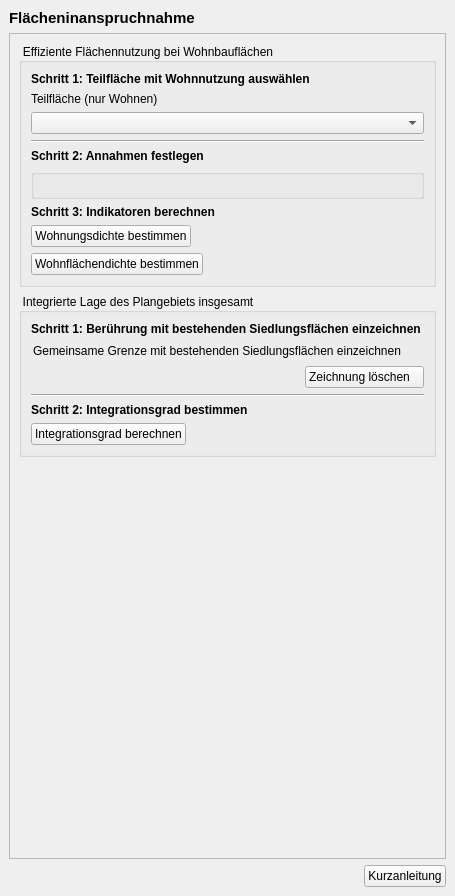
<?xml version="1.0" encoding="UTF-8"?>
<ui version="4.0">
 <class>DockWidget</class>
 <widget class="QDockWidget" name="DockWidget">
  <property name="geometry">
   <rect>
    <x>0</x>
    <y>0</y>
    <width>455</width>
    <height>896</height>
   </rect>
  </property>
  <property name="styleSheet">
   <string notr="true">QgsCollapsibleGroupBox{
font: bold 10pt ;
}
QToolBox:tab {
	font: bold 10pt ;
    color: Grey;
}
QToolBox:tab:selected {
	font: bold 10pt ;
    color: black;
}
QGroupBox::title {
	font: bold italic 8pt ;
    color: black;
}
QPushButton::flat{
background-color: none;
border: 0;
border-style:none;
border-color: blue;
border-width: 0px;
border-radius: 0px;
padding:2px;
}
QPushButton::flat:hover{
background-color: azure;
border-style:solid;
border-color: royalblue;
border-width: 1px;
border-radius: 0px;
padding: 2px;
}
QPushButton::flat:pressed{
background-color: powderblue;
border-style:solid;
border-color: royalblue;
border-width: 1px;
border-radius: 0px;
padding: 2px;
}</string>
  </property>
  <property name="windowTitle">
   <string>Projekt-Check / Wirkungsanalysen / Flächeninanspruchnahme</string>
  </property>
  <widget class="QWidget" name="dockWidgetContents">
   <layout class="QVBoxLayout" name="verticalLayout">
    <item>
     <widget class="QLabel" name="label_10">
      <property name="font">
       <font>
        <pointsize>11</pointsize>
        <weight>75</weight>
        <bold>true</bold>
       </font>
      </property>
      <property name="text">
       <string>Flächeninanspruchnahme</string>
      </property>
     </widget>
    </item>
    <item>
     <widget class="QScrollArea" name="scrollArea_5">
      <property name="widgetResizable">
       <bool>true</bool>
      </property>
      <widget class="QWidget" name="scrollAreaWidgetContents_5">
       <property name="geometry">
        <rect>
         <x>0</x>
         <y>0</y>
         <width>435</width>
         <height>798</height>
        </rect>
       </property>
       <layout class="QVBoxLayout" name="verticalLayout_2">
        <item>
         <widget class="QgsCollapsibleGroupBox" name="mGroupBox">
          <property name="title">
           <string>Effiziente Flächennutzung bei Wohnbauflächen</string>
          </property>
          <property name="collapsed">
           <bool>false</bool>
          </property>
          <layout class="QVBoxLayout" name="verticalLayout_3">
           <item>
            <widget class="QLabel" name="label">
             <property name="font">
              <font>
               <weight>75</weight>
               <bold>true</bold>
              </font>
             </property>
             <property name="text">
              <string>Schritt 1: Teilfläche mit Wohnnutzung auswählen</string>
             </property>
            </widget>
           </item>
           <item>
            <widget class="QLabel" name="label_4">
             <property name="text">
              <string>Teilfläche (nur Wohnen)</string>
             </property>
            </widget>
           </item>
           <item>
            <widget class="QComboBox" name="area_combo"/>
           </item>
           <item>
            <widget class="Line" name="line_2">
             <property name="orientation">
              <enum>Qt::Horizontal</enum>
             </property>
            </widget>
           </item>
           <item>
            <widget class="QLabel" name="label_2">
             <property name="font">
              <font>
               <weight>75</weight>
               <bold>true</bold>
              </font>
             </property>
             <property name="text">
              <string>Schritt 2: Annahmen festlegen</string>
             </property>
            </widget>
           </item>
           <item>
            <widget class="QGroupBox" name="parameter_group">
             <property name="font">
              <font>
               <family>MS Shell Dlg 2</family>
               <pointsize>8</pointsize>
               <weight>50</weight>
               <bold>false</bold>
              </font>
             </property>
             <property name="title">
              <string/>
             </property>
             <layout class="QVBoxLayout" name="verticalLayout_5"/>
            </widget>
           </item>
           <item>
            <widget class="QLabel" name="label_3">
             <property name="font">
              <font>
               <weight>75</weight>
               <bold>true</bold>
              </font>
             </property>
             <property name="text">
              <string>Schritt 3: Indikatoren berechnen</string>
             </property>
            </widget>
           </item>
           <item>
            <widget class="QPushButton" name="calculate_density_button">
             <property name="sizePolicy">
              <sizepolicy hsizetype="Fixed" vsizetype="Fixed">
               <horstretch>0</horstretch>
               <verstretch>0</verstretch>
              </sizepolicy>
             </property>
             <property name="toolTip">
              <string>&lt;html&gt;&lt;head/&gt;&lt;body&gt;&lt;p&gt;&lt;span style=&quot; font-weight:600;&quot;&gt;Wohndichte bestimmen&lt;/span&gt;&lt;/p&gt;&lt;p&gt;Die Wohndichte (WE pro Hektar Nettowohnbauland) für Teilflächen mit der Nutzung „Wohnen“ ermitteln und mit regionalen Durchschnittswerten vergleichen.&lt;/p&gt;&lt;/body&gt;&lt;/html&gt;</string>
             </property>
             <property name="layoutDirection">
              <enum>Qt::LeftToRight</enum>
             </property>
             <property name="text">
              <string>Wohnungsdichte bestimmen</string>
             </property>
             <property name="icon">
              <iconset>
               <normaloff>../../images/iconset_mob/20190619_iconset_mob_dwelling_statistics_1.png</normaloff>../../images/iconset_mob/20190619_iconset_mob_dwelling_statistics_1.png</iconset>
             </property>
            </widget>
           </item>
           <item>
            <widget class="QPushButton" name="calculate_areadensity_button">
             <property name="sizePolicy">
              <sizepolicy hsizetype="Fixed" vsizetype="Fixed">
               <horstretch>0</horstretch>
               <verstretch>0</verstretch>
              </sizepolicy>
             </property>
             <property name="toolTip">
              <string>&lt;html&gt;&lt;head/&gt;&lt;body&gt;&lt;p&gt;&lt;span style=&quot; font-weight:600;&quot;&gt;Wohnflächendichte bestimmen&lt;/span&gt;&lt;/p&gt;&lt;p&gt;Die Wohnflächendichte (m² Wohnfläche pro Hektar Nettowohnbauland) für Teilflächen mit der Nutzung „Wohnen“ ermitteln und mit regionalen Durchschnittswerten vergleichen.&lt;/p&gt;&lt;/body&gt;&lt;/html&gt;</string>
             </property>
             <property name="layoutDirection">
              <enum>Qt::LeftToRight</enum>
             </property>
             <property name="text">
              <string>Wohnflächendichte bestimmen</string>
             </property>
             <property name="icon">
              <iconset>
               <normaloff>../../images/iconset_mob/20190619_iconset_mob_dwelling_statistics_1.png</normaloff>../../images/iconset_mob/20190619_iconset_mob_dwelling_statistics_1.png</iconset>
             </property>
             <property name="flat">
              <bool>false</bool>
             </property>
            </widget>
           </item>
          </layout>
         </widget>
        </item>
        <item>
         <widget class="QgsCollapsibleGroupBox" name="mGroupBox_2">
          <property name="title">
           <string>Integrierte Lage des Plangebiets insgesamt</string>
          </property>
          <property name="collapsed">
           <bool>false</bool>
          </property>
          <layout class="QVBoxLayout" name="verticalLayout_4">
           <item>
            <widget class="QLabel" name="label_5">
             <property name="font">
              <font>
               <weight>75</weight>
               <bold>true</bold>
              </font>
             </property>
             <property name="text">
              <string>Schritt 1: Berührung mit bestehenden Siedlungsflächen einzeichnen</string>
             </property>
            </widget>
           </item>
           <item>
            <widget class="QPushButton" name="draw_border_button">
             <property name="sizePolicy">
              <sizepolicy hsizetype="Fixed" vsizetype="Fixed">
               <horstretch>0</horstretch>
               <verstretch>0</verstretch>
              </sizepolicy>
             </property>
             <property name="cursor">
              <cursorShape>PointingHandCursor</cursorShape>
             </property>
             <property name="toolTip">
              <string>&lt;html&gt;&lt;head/&gt;&lt;body&gt;&lt;p&gt;&lt;span style=&quot; font-weight:600;&quot;&gt;Gemeinsame Grenze mit Siedlungskörper einzeichnen&lt;/span&gt;&lt;/p&gt;&lt;p&gt;Markieren der Abschnitte der Außenkante des Plangebiets, die an eine bestehende Siedlungsfläche angrenzen.&lt;/p&gt;&lt;/body&gt;&lt;/html&gt;</string>
             </property>
             <property name="text">
              <string>Gemeinsame Grenze mit bestehenden Siedlungsflächen einzeichnen</string>
             </property>
             <property name="icon">
              <iconset>
               <normaloff>../../images/iconset_mob/20190619_iconset_mob_draw_polygon_1_checkable.png</normaloff>
               <normalon>../../images/iconset_mob/20190619_iconset_mob_draw_polygon_2_checkable.png</normalon>../../images/iconset_mob/20190619_iconset_mob_draw_polygon_1_checkable.png</iconset>
             </property>
             <property name="iconSize">
              <size>
               <width>24</width>
               <height>24</height>
              </size>
             </property>
             <property name="checkable">
              <bool>true</bool>
             </property>
             <property name="autoExclusive">
              <bool>false</bool>
             </property>
             <property name="flat">
              <bool>true</bool>
             </property>
            </widget>
           </item>
           <item>
            <layout class="QHBoxLayout" name="horizontalLayout_3">
             <property name="topMargin">
              <number>0</number>
             </property>
             <item>
              <spacer name="horizontalSpacer_2">
               <property name="orientation">
                <enum>Qt::Horizontal</enum>
               </property>
               <property name="sizeHint" stdset="0">
                <size>
                 <width>40</width>
                 <height>20</height>
                </size>
               </property>
              </spacer>
             </item>
             <item>
              <widget class="QPushButton" name="remove_drawing_button">
               <property name="sizePolicy">
                <sizepolicy hsizetype="Fixed" vsizetype="Fixed">
                 <horstretch>0</horstretch>
                 <verstretch>0</verstretch>
                </sizepolicy>
               </property>
               <property name="toolTip">
                <string>&lt;html&gt;&lt;head/&gt;&lt;body&gt;&lt;p&gt;&lt;span style=&quot; font-weight:600;&quot;&gt;Zeichnung löschen&lt;/span&gt;&lt;/p&gt;&lt;p&gt;Löscht die von Ihnen bereits gezeichneten Abschnitte, in denen die Außenkante Ihres Plangebiets an eine bestehende Siedlungsfläche angrenzt.&lt;/p&gt;&lt;/body&gt;&lt;/html&gt;</string>
               </property>
               <property name="layoutDirection">
                <enum>Qt::LeftToRight</enum>
               </property>
               <property name="text">
                <string>Zeichnung löschen   </string>
               </property>
               <property name="icon">
                <iconset>
                 <normaloff>../../images/iconset_mob/20190619_iconset_mob_delete_1.png</normaloff>../../images/iconset_mob/20190619_iconset_mob_delete_1.png</iconset>
               </property>
               <property name="checkable">
                <bool>false</bool>
               </property>
               <property name="autoExclusive">
                <bool>false</bool>
               </property>
               <property name="flat">
                <bool>false</bool>
               </property>
              </widget>
             </item>
            </layout>
           </item>
           <item>
            <widget class="Line" name="line_3">
             <property name="orientation">
              <enum>Qt::Horizontal</enum>
             </property>
            </widget>
           </item>
           <item>
            <widget class="QLabel" name="label_6">
             <property name="font">
              <font>
               <weight>75</weight>
               <bold>true</bold>
              </font>
             </property>
             <property name="text">
              <string>Schritt 2: Integrationsgrad bestimmen</string>
             </property>
            </widget>
           </item>
           <item>
            <layout class="QHBoxLayout" name="horizontalLayout_2">
             <property name="topMargin">
              <number>0</number>
             </property>
             <item>
              <widget class="QPushButton" name="calculate_integration_button">
               <property name="sizePolicy">
                <sizepolicy hsizetype="Fixed" vsizetype="Fixed">
                 <horstretch>0</horstretch>
                 <verstretch>0</verstretch>
                </sizepolicy>
               </property>
               <property name="toolTip">
                <string>&lt;html&gt;&lt;head/&gt;&lt;body&gt;&lt;p&gt;&lt;span style=&quot; font-weight:600;&quot;&gt;Integrationsgrad berechnen&lt;/span&gt;&lt;/p&gt;&lt;p&gt;Ermittelt den Integrationsgrad des Plangebiets, d.h. den Anteil der Außenkante des Plangebiets, der an eine bestehende Siedlungsfläche angrenzt.&lt;/p&gt;&lt;/body&gt;&lt;/html&gt;</string>
               </property>
               <property name="layoutDirection">
                <enum>Qt::LeftToRight</enum>
               </property>
               <property name="text">
                <string>Integrationsgrad berechnen</string>
               </property>
               <property name="icon">
                <iconset>
                 <normaloff>../../images/iconset_mob/20190619_iconset_mob_calculate_statistics_1.png</normaloff>../../images/iconset_mob/20190619_iconset_mob_calculate_statistics_1.png</iconset>
               </property>
              </widget>
             </item>
             <item>
              <spacer name="horizontalSpacer">
               <property name="orientation">
                <enum>Qt::Horizontal</enum>
               </property>
               <property name="sizeHint" stdset="0">
                <size>
                 <width>40</width>
                 <height>20</height>
                </size>
               </property>
              </spacer>
             </item>
            </layout>
           </item>
          </layout>
         </widget>
        </item>
        <item>
         <spacer name="verticalSpacer">
          <property name="orientation">
           <enum>Qt::Vertical</enum>
          </property>
          <property name="sizeHint" stdset="0">
           <size>
            <width>20</width>
            <height>40</height>
           </size>
          </property>
         </spacer>
        </item>
       </layout>
      </widget>
     </widget>
    </item>
    <item>
     <layout class="QHBoxLayout" name="horizontalLayout">
      <property name="leftMargin">
       <number>0</number>
      </property>
      <property name="topMargin">
       <number>0</number>
      </property>
      <property name="rightMargin">
       <number>0</number>
      </property>
      <property name="bottomMargin">
       <number>0</number>
      </property>
      <item>
       <spacer name="horizontalSpacer_3">
        <property name="orientation">
         <enum>Qt::Horizontal</enum>
        </property>
        <property name="sizeHint" stdset="0">
         <size>
          <width>40</width>
          <height>20</height>
         </size>
        </property>
       </spacer>
      </item>
      <item>
       <widget class="QPushButton" name="pushButton_2">
        <property name="sizePolicy">
         <sizepolicy hsizetype="Fixed" vsizetype="Fixed">
          <horstretch>0</horstretch>
          <verstretch>0</verstretch>
         </sizepolicy>
        </property>
        <property name="toolTip">
         <string>&lt;html&gt;&lt;head/&gt;&lt;body&gt;&lt;p&gt;&lt;span style=&quot; font-weight:600;&quot;&gt;Kurzanleitung&lt;/span&gt;&lt;/p&gt;&lt;p&gt;Zeigt eine Kurzanleitung (pdf) zu den Funktionen im Analysebereich „Flächeninanspruchnahme“ an.&lt;/p&gt;&lt;/body&gt;&lt;/html&gt;</string>
        </property>
        <property name="layoutDirection">
         <enum>Qt::LeftToRight</enum>
        </property>
        <property name="text">
         <string>Kurzanleitung</string>
        </property>
        <property name="icon">
         <iconset>
          <normaloff>../../images/iconset_mob/20190619_iconset_mob_info_2.png</normaloff>../../images/iconset_mob/20190619_iconset_mob_info_2.png</iconset>
        </property>
       </widget>
      </item>
     </layout>
    </item>
   </layout>
  </widget>
 </widget>
 <customwidgets>
  <customwidget>
   <class>QgsCollapsibleGroupBox</class>
   <extends>QGroupBox</extends>
   <header>qgscollapsiblegroupbox.h</header>
   <container>1</container>
  </customwidget>
 </customwidgets>
 <resources/>
 <connections/>
</ui>
